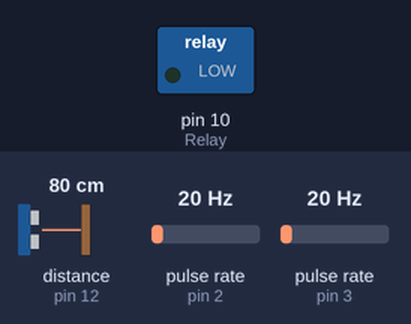
The sketch below on a simulated Arduino Uno, built with avr-gcc and run on an emulated ATmega328P. On the bench: switched loads named in the sketch (green lamp = pin HIGH). Wiring (inferred from the names in the program): ultrasonic range finder: trigger pin 11; echo pin 12; 2 × pulse sensor: data pin 2 / data pin 3. The test bench sets the inputs (shaded band); at power-on: distance to the obstacle (sensor on pin 12) 80 cm, pulse rate (sensors on pin 2, pin 3) 20 Hz. The echo pulse lasts 58.3 µs per cm; pins used as bus, display or sensor lines are not drawn.

Above: at 1.2 s.
1.3 s: distance to the obstacle (sensor on pin 12) set to 8 cm
6.2 s: distance to the obstacle (sensor on pin 12) set to 5 cm
At 7.3 s:
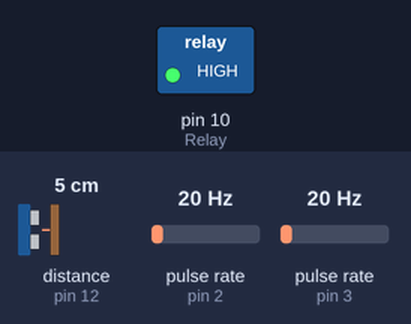
7.7 s: distance to the obstacle (sensor on pin 12) set to 27 cm
14.3 s: distance to the obstacle (sensor on pin 12) set to 33 cm
At 14.7 s:
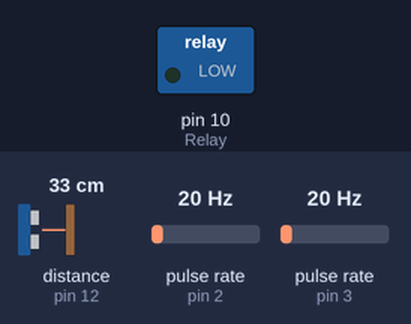
15.8 s: distance to the obstacle (sensor on pin 12) set to 2 cm
At 19.7 s:
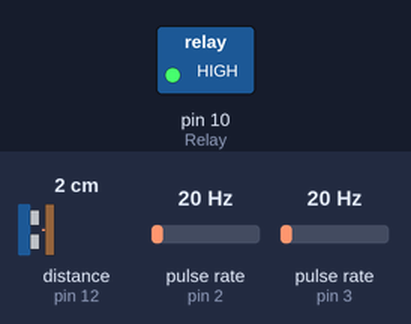
Timing chart, 0 to 21.2 s (numbered marks = the images above; inputs shaded):
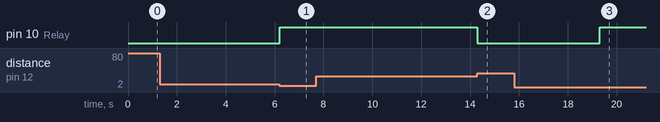

The sketch:

arduino_dira.ino
```cpp
byte sensorInt = 0;
byte sensorInt1 = 1;
byte sensorInt2 = 4;
byte sensorInt3 = 5;

byte flowSensor_pin = 2;
byte flowSensor_pin1 = 3;
byte flowSensor_pin2 = 19;
byte flowSensor_pin3 = 18;

float konst = 4.5;
float konst1 = 4.5;
float konst2 = 4.5;
float konst3 = 4.5;
float debit_air;
float debit_air1;
float debit_air2;
float debit_air3;

volatile byte count;
volatile byte count1;
volatile byte count2;
volatile byte count3;

unsigned int flow_mlt;
unsigned int flow_mlt1;
unsigned int flow_mlt2;
unsigned int flow_mlt3;

unsigned long total_volume;
unsigned long total_volume1;
unsigned long total_volume2;
unsigned long total_volume3;
unsigned long totall_volume1;
unsigned long totall_volume2;
unsigned long totall_volume3;

unsigned long oldTime;
unsigned long oldTime1;
unsigned long oldTime2;
unsigned long oldTime3;

int trig = 11;           // membuat varibel trig yang di set ke-pin 11
int echo = 12;           // membuat variabel echo yang di set ke-pin 12
const int Relay = 10;   // membuat variabel relay yang di set ke-pin 10
long durasi, jarak;     // membuat variabel durasi dan jarak


void setup() {
  pinMode(trig, OUTPUT);    // set pin trig menjadi OUTPUT
  pinMode(echo, INPUT);     // set pin echo menjadi INPUT
  pinMode(Relay, OUTPUT);

  Serial.begin(115200);
  pinMode(flowSensor_pin, INPUT);
  digitalWrite(flowSensor_pin, HIGH);

  count        = 0;
  debit_air    = 0.0;
  flow_mlt     = 0;
  total_volume = 0;
  oldTime      = 0;

  attachInterrupt(sensorInt, countPulse, FALLING);

  Serial.begin(115200);
  pinMode(flowSensor_pin1, INPUT);
  digitalWrite(flowSensor_pin1, HIGH);

  count1        = 0;
  debit_air1    = 0.0;
  flow_mlt1     = 0;
  total_volume1 = 0;
  oldTime1      = 0;

  attachInterrupt(sensorInt1, countPulse1, FALLING);

  Serial.begin(115200);
  pinMode(flowSensor_pin2, INPUT);
  digitalWrite(flowSensor_pin2, HIGH);

  count2        = 0;
  debit_air2    = 0.0;
  flow_mlt2     = 0;
  total_volume2 = 0;
  oldTime2      = 0;

  attachInterrupt(sensorInt2, countPulse2, FALLING);

  Serial.begin(115200);
  pinMode(flowSensor_pin3, INPUT);
  digitalWrite(flowSensor_pin3, HIGH);

  count3        = 0;
  debit_air3    = 0.0;
  flow_mlt3     = 0;
  total_volume3 = 0;
  oldTime3      = 0;

  attachInterrupt(sensorInt3, countPulse3, FALLING);
}


void loop() {
  ultrasonic();
  if (jarak <= 5)
  {
    digitalWrite (Relay , HIGH);
    delay (5000);
    }

   if (jarak > 30 )
   {
    digitalWrite (Relay , LOW);
    delay (5000);
    }


  if ((millis() - oldTime) > 1000) {
    detachInterrupt(sensorInt);
    debit_air = ((1000.0 / (millis() - oldTime)) * count) / konst;
    oldTime = millis();
    flow_mlt = (debit_air / 60) * 1000;
    total_volume += flow_mlt;

    unsigned int frac;
    count = 0;

    attachInterrupt(sensorInt, countPulse, FALLING);
  }
  if ((millis() - oldTime1) > 1000) {
    detachInterrupt(sensorInt1);
    debit_air1 = ((1000.0 / (millis() - oldTime1)) * count1) / konst1;
    oldTime1 = millis();
    flow_mlt1 = (debit_air1 / 60) * 1000;
    total_volume1 += flow_mlt1;
    totall_volume1 = 10;

    unsigned int frac;
    count1 = 0;

    attachInterrupt(sensorInt1, countPulse1, FALLING);
  }

  if ((millis() - oldTime2) > 1000) {
    detachInterrupt(sensorInt2);
    debit_air2 = ((1000.0 / (millis() - oldTime2)) * count2) / konst2;
    oldTime2 = millis();
    flow_mlt2 = (debit_air2 / 60) * 1000;
    total_volume2 += flow_mlt2;
    totall_volume2 = 20;

    unsigned int frac;
    count2 = 0;

    attachInterrupt(sensorInt2, countPulse2, FALLING);
  }

  if ((millis() - oldTime3) > 1000) {
    detachInterrupt(sensorInt3);
    debit_air3 = ((1000.0 / (millis() - oldTime3)) * count3) / konst3;
    oldTime3 = millis();
    flow_mlt3 = (debit_air3 / 60) * 1000;
    total_volume3 += flow_mlt3;
    totall_volume3 = 30;

    unsigned int frac;
    count3 = 0;

    attachInterrupt(sensorInt3, countPulse3, FALLING);
  }

  String minta = "";

  while(Serial.available()>0)
  {
    minta += char(Serial.read());
  }
  minta.trim();
  if(minta == "Meminta Data Dari Arduino...")
  {
    kirimdata();
  }
  minta = "";
}

void countPulse(){
  count++;
}

void countPulse1(){
  count1++;
}
void countPulse2(){
  count2++;
}

void countPulse3(){
  count3++;
}

void ultrasonic (){
     // program dibawah ini agar trigger memancarakan suara ultrasonic
  digitalWrite(trig, LOW);
  delayMicroseconds(8);
  digitalWrite(trig, HIGH);
  delayMicroseconds(8);
  digitalWrite(trig, LOW);
  delayMicroseconds(8);

  durasi = pulseIn(echo, HIGH); // menerima suara ultrasonic
  jarak = (durasi / 2) / 29.1;  // mengubah durasi menjadi jarak (cm)
}

void kirimdata(){
  String datakirim = String(jarak) + "#" + String(totall_volume1) + "#" + String(totall_volume2) + "#" + String(totall_volume3);
  Serial.println(datakirim);
  }
```

Measured:
- the behaviour switches between 7 and 6 cm on distance to the obstacle (sensor on pin 12) (found by bisection; images 0 and 1)
- the behaviour switches between 30 and 31 cm on distance to the obstacle (sensor on pin 12) (found by bisection; images 1 and 2)
- after the input at 1.3 s, every drawn part: stays the same
- after the input at 6.2 s, pin 10 (Relay): LOW → HIGH at once
- after the input at 7.7 s, every drawn part: stays the same
- after the input at 14.3 s, pin 10 (Relay): HIGH → LOW at once
- after the input at 15.8 s, pin 10 (Relay): LOW → HIGH after 3.5 s
